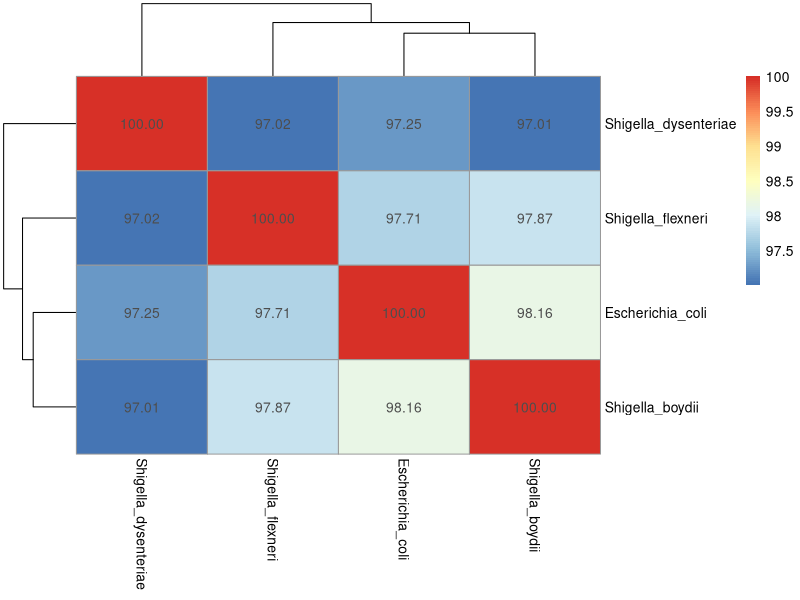
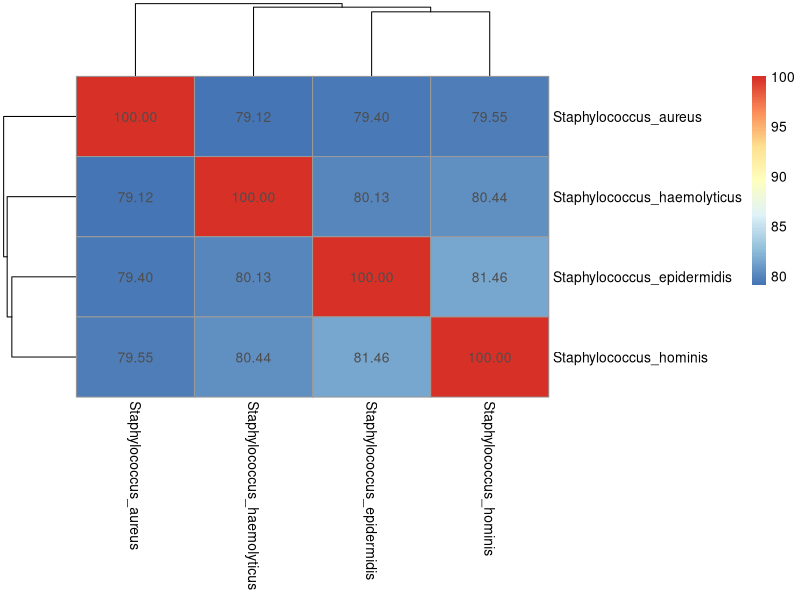
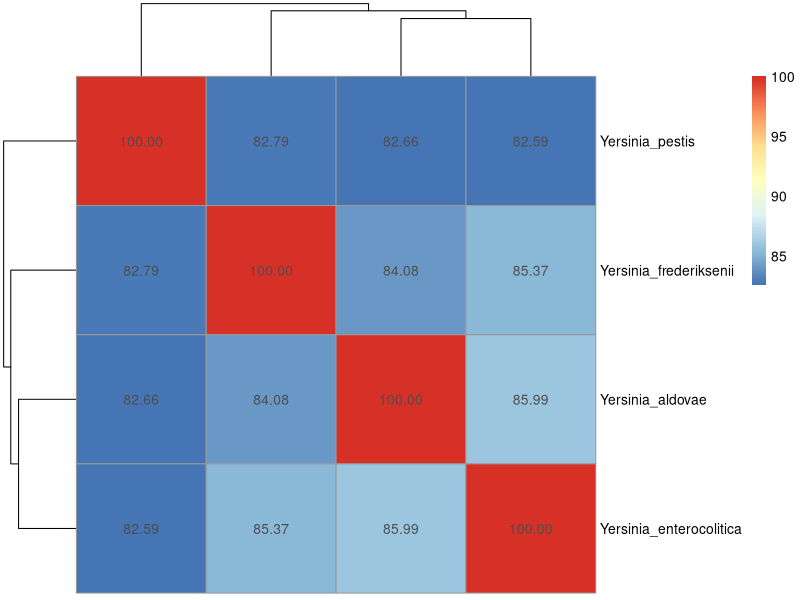

Generate these figures, in order, with R:

data1 <- read.table("Ecoli.txt",header = T ,sep="\t",row.names=1)
data2 <- read.table("staphy.txt",header = T ,sep="\t",row.names=1)
data3 <- read.table("Y.txt",header = T ,sep="\t",row.names=1)

library(pheatmap)

pheatmap(data1,display_numbers=T,fontsize_number=10 )

pheatmap(data2 ,display_numbers=T,fontsize_number=10)

pheatmap(data3 ,display_numbers=T,show_colname=F,fontsize_number=10)

